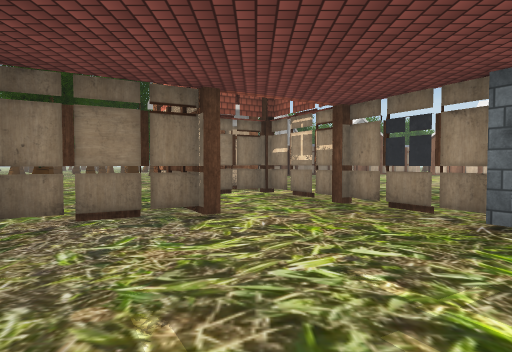
View 1 (above)

24 first-person views from a walk through a 3-D level made in the Unity game engine. The camera is 1.3 m above the floor, tilts 2° down and sees 75° across. The floor is counted in squares, 2 m on a side. Each view is taken from the middle of a square. On the plan, view 1 faces up. The plan holds only what a view shows up to about 10 squares ahead; the rest is blank. The place goes on beyond the plan. Door leaves are left out, so doorways stand open. Some surface patterns are stand-ins.

View 2
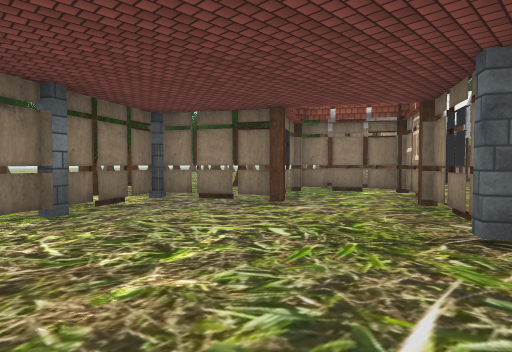

View 3
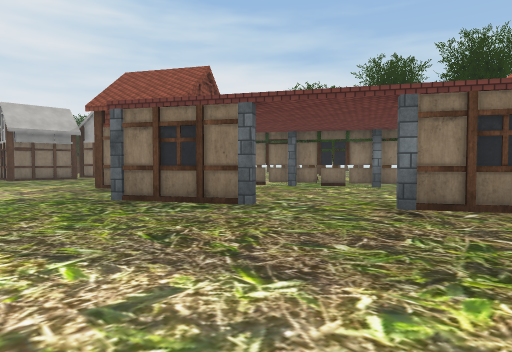

View 4
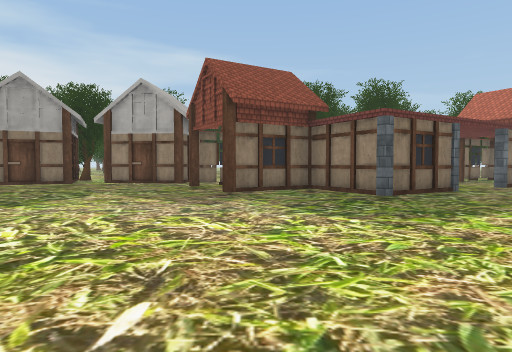

View 5
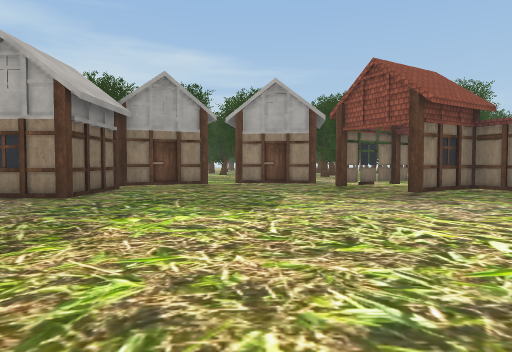

View 6
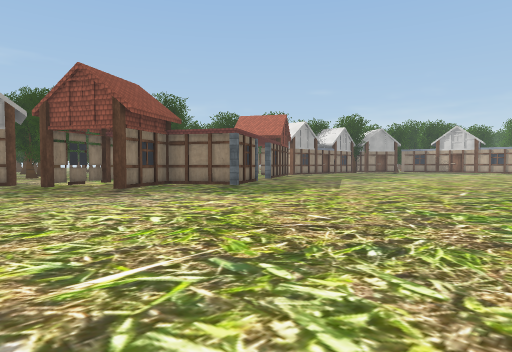

View 7
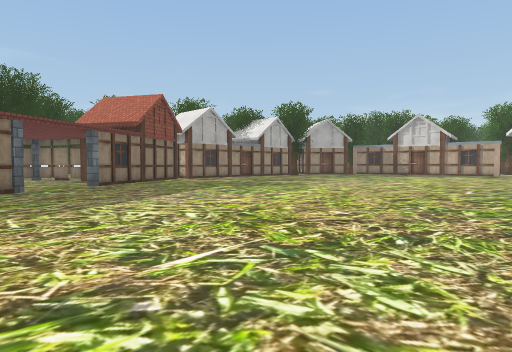

View 8
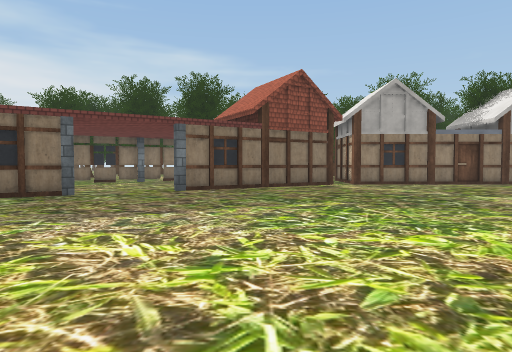

View 9
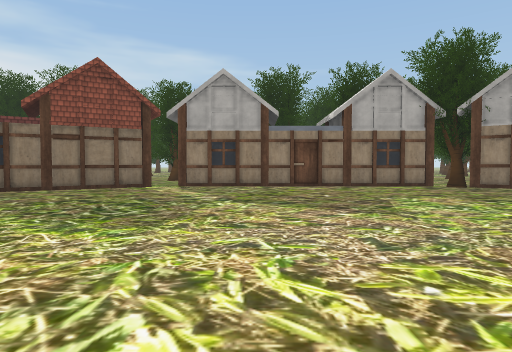

View 10
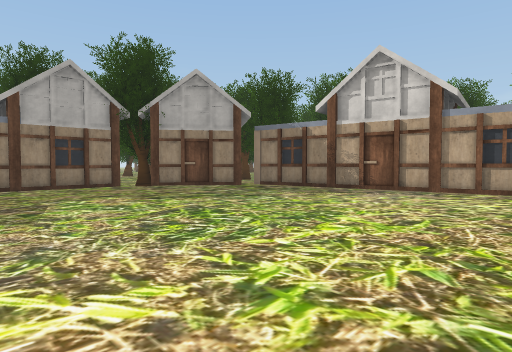

View 11
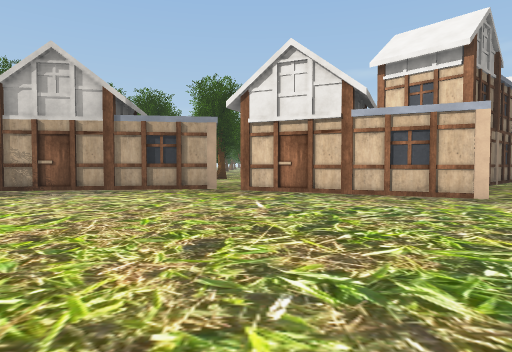

View 12
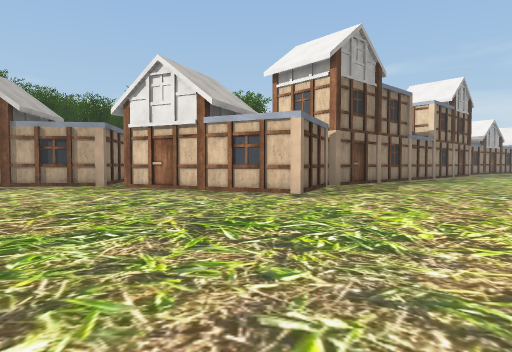

View 13
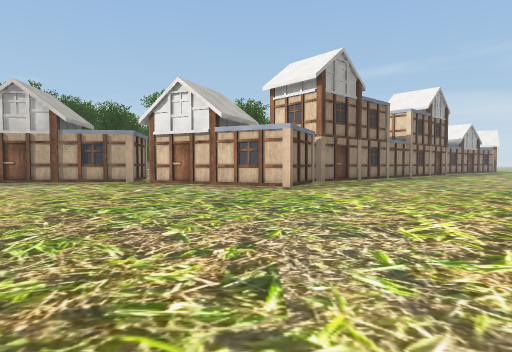

View 14
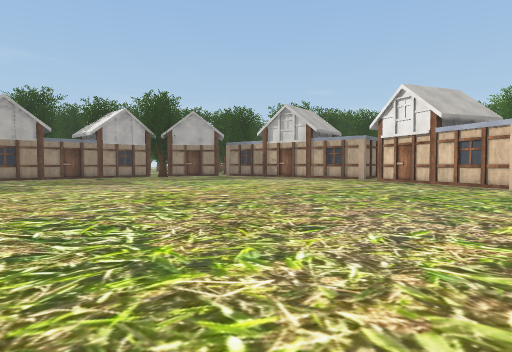

View 15
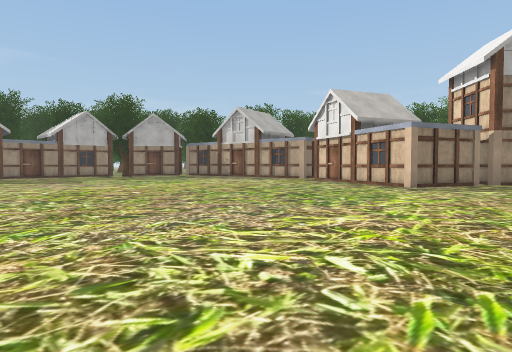

View 16
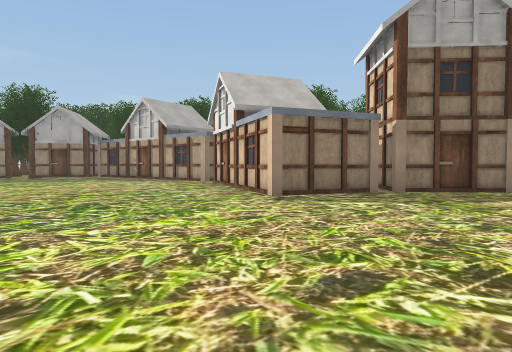

View 17
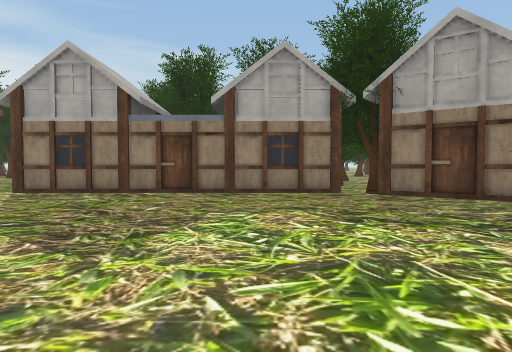

View 18
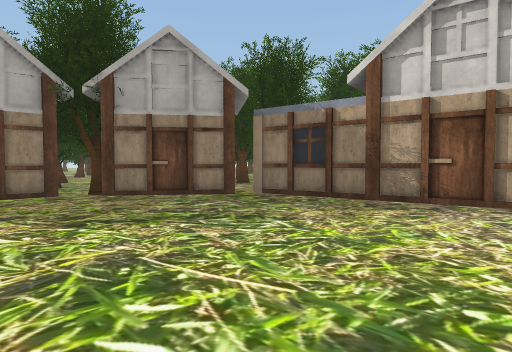

View 19
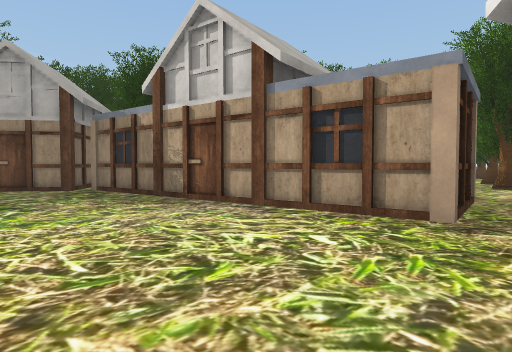

View 20
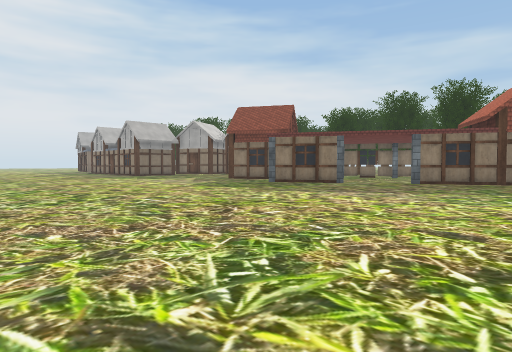

View 21
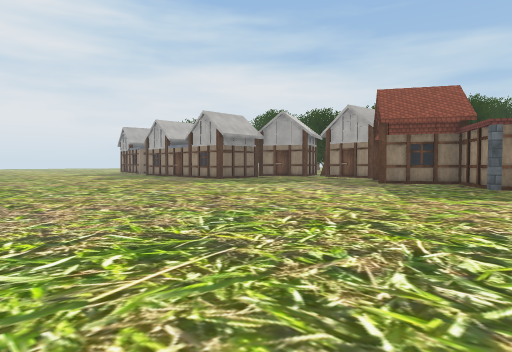

View 22
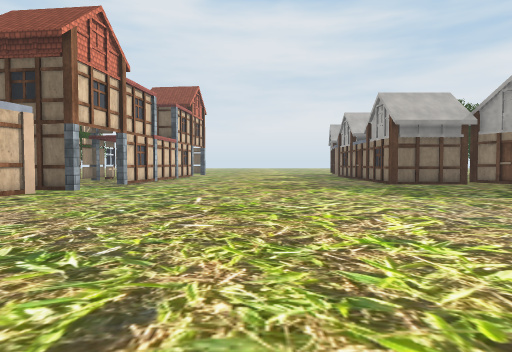

View 23
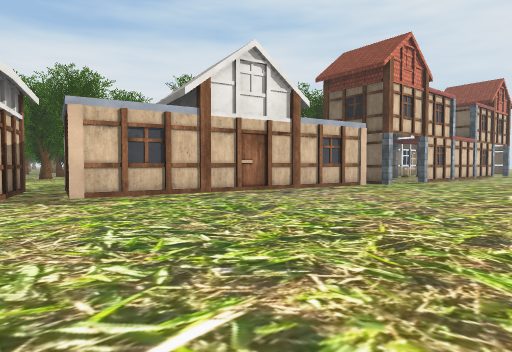

View 24
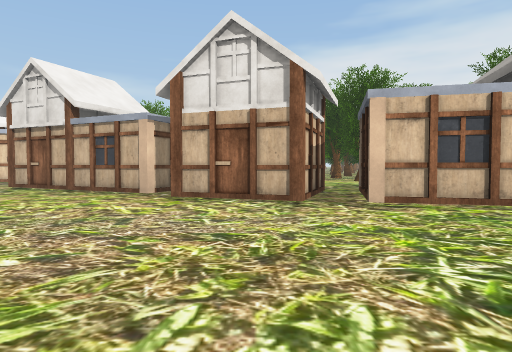

### Floor plan
Key: @ floor where view 1 was taken; # wall or solid block; . floor; D open door; H house; T tree; P pillar; O other object.
Columns run from 9 left of view 1 to 18 right of it. Each row starts with its distance up from view 1.
 26                  TT
 25                  ..
 24             O    ..
 23             O    ..
 22                   .
 21                   H    H .#
 20          .TT     ## HH H##..
 19          .T .....#H#.   H...
 18           ######H..##H.#....
 17         H ##..........#H....
 16      .T.T##.................
 15      TTH T..................
 14         T#..................
 13        TT#..................
 12          #..................
 11          #.................
 10    O     #.................
  9    OO   .#.................
  8     ...###.................#
  7      TT #P#................#
  6      T.P#.#................H
  5   T ....#.P#..............##
  4   T ...#P..#..............H#
  3      T.P...PD............H
  2 T   TT.#....D............#
  1 T     .#P....P..........H##
  0     OO .#@...#..........H#H
 -1         #P..##P.........##
 -2          # .P..........H.
 -3           O.#..........#.
 -4           #DDP.........#.
 -5           HP...........#.
 -6           #...........H#
 -7            .............
 -8           ............P#
 -9           H...........D.
-10            #..........P.

Positions as (right, up) in squares from view 1, and headings:
1: (0, 0), facing up
2: (3, 0), facing up-left
3: (7, 5), facing down-left
4: (11, -3), facing left
5: (11, -7), facing left
6: (12, -7), facing up-left
7: (12, 0), facing up-left
8: (10, 5), facing left
9: (9, 10), facing left
10: (9, 11), facing up-left
11: (10, 11), facing up
12: (13, 10), facing up
13: (13, 8), facing up
14: (15, 7), facing up-left
15: (17, 8), facing up-left
16: (18, 12), facing up-left
17: (7, 13), facing left
18: (7, 13), facing up-left
19: (10, 15), facing up-left
20: (13, 7), facing down-left
21: (14, 1), facing down-left
22: (9, 0), facing down
23: (9, 2), facing down-right
24: (10, 2), facing right
